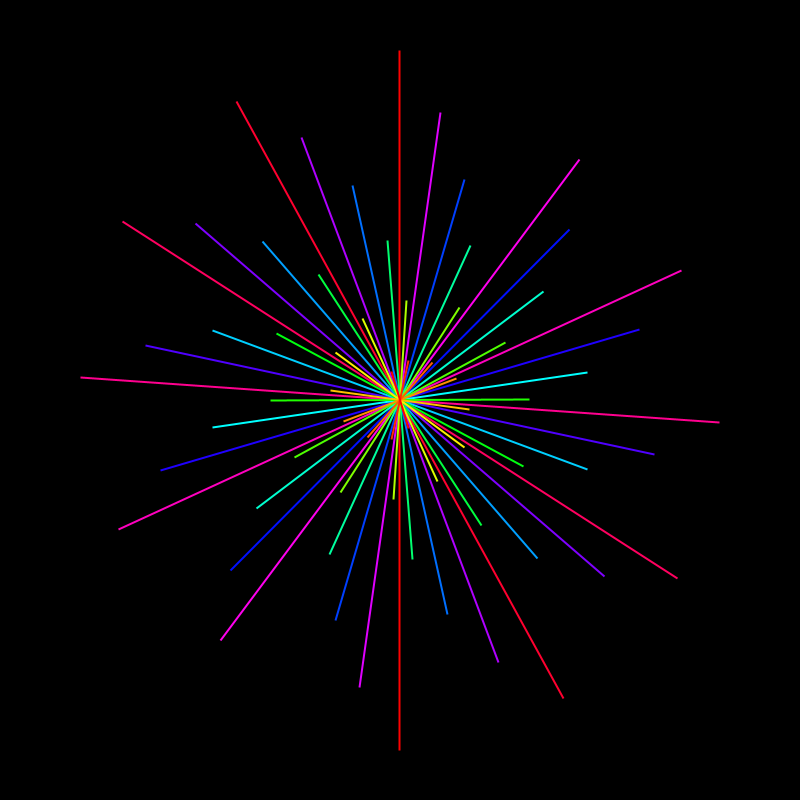
Frame 1 (no input)
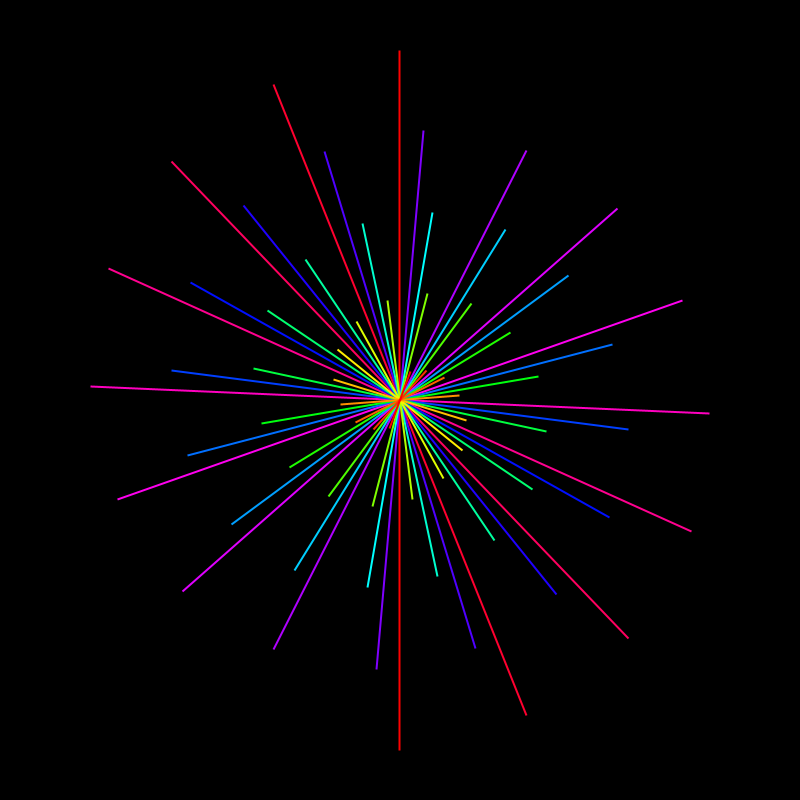
Frame 60 (the mouse pressed at the canvas centre just before this capture)
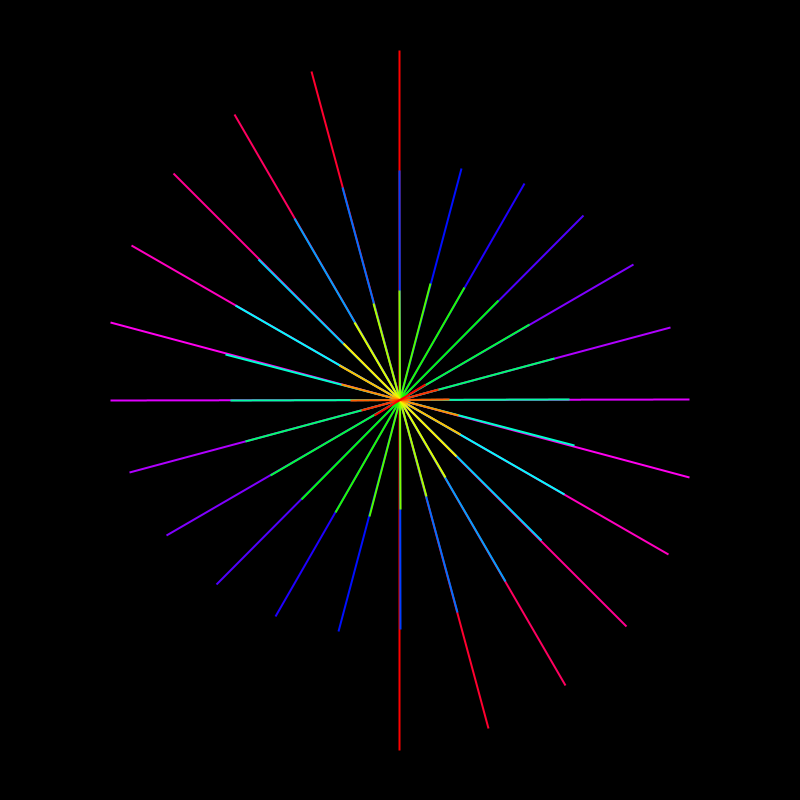
Frame 120 (the mouse held since frame 60 and released just before this capture)

The Processing sketch that drew these frames (run headless with seeded random() and noise(); from frame 60 on, the mouse is pressed at the canvas centre):

// Processing sketch: Geometric_Flowers
// ── Geometric_Flowers.pde
float angle = -0.5;

void setup()
{
  size(800, 800);
  colorMode(HSB);
  background(0);
}

void draw()
{
  background(0);

  ///FADE
  //fill(0, 30);
  //rect(0, 0, width, height);

  translate(width/2, height/2);

  int lados = 2;
  int minSize = 30;
  int maxSize = width/2 - 50;
  drawFlower(lados, minSize, maxSize, 10);

  angle += 0.002;
}

void drawFlower(int lados, int minSize, int maxSize, int passo)
{
  stroke(255);
  strokeWeight(2);
  fill(0);

  rotate(-PI/2);

  for (int size = maxSize; size>=minSize; size-=passo)
  {
    stroke(map(size, maxSize, minSize, 255, 0), 255, 255);

    beginShape();
    for (float i=0; i<TWO_PI; i+=TWO_PI/lados)
    {
      vertex(size*cos(i), size*sin(i));
      for (float a=i; a<i+angle; a+=0.1)
      {
        float p1 = map(a, i, i+angle, 0, passo);
        float p2 = map(a+0.1, i, i+angle, 0, passo);
        line((size-p1)*cos(a), (size-p1)*sin(a), (size-p2)*cos(a+0.1), (size-p2)*sin(a+0.1));
      }
    }
    endShape(CLOSE);
    rotate(angle);
  }
}
